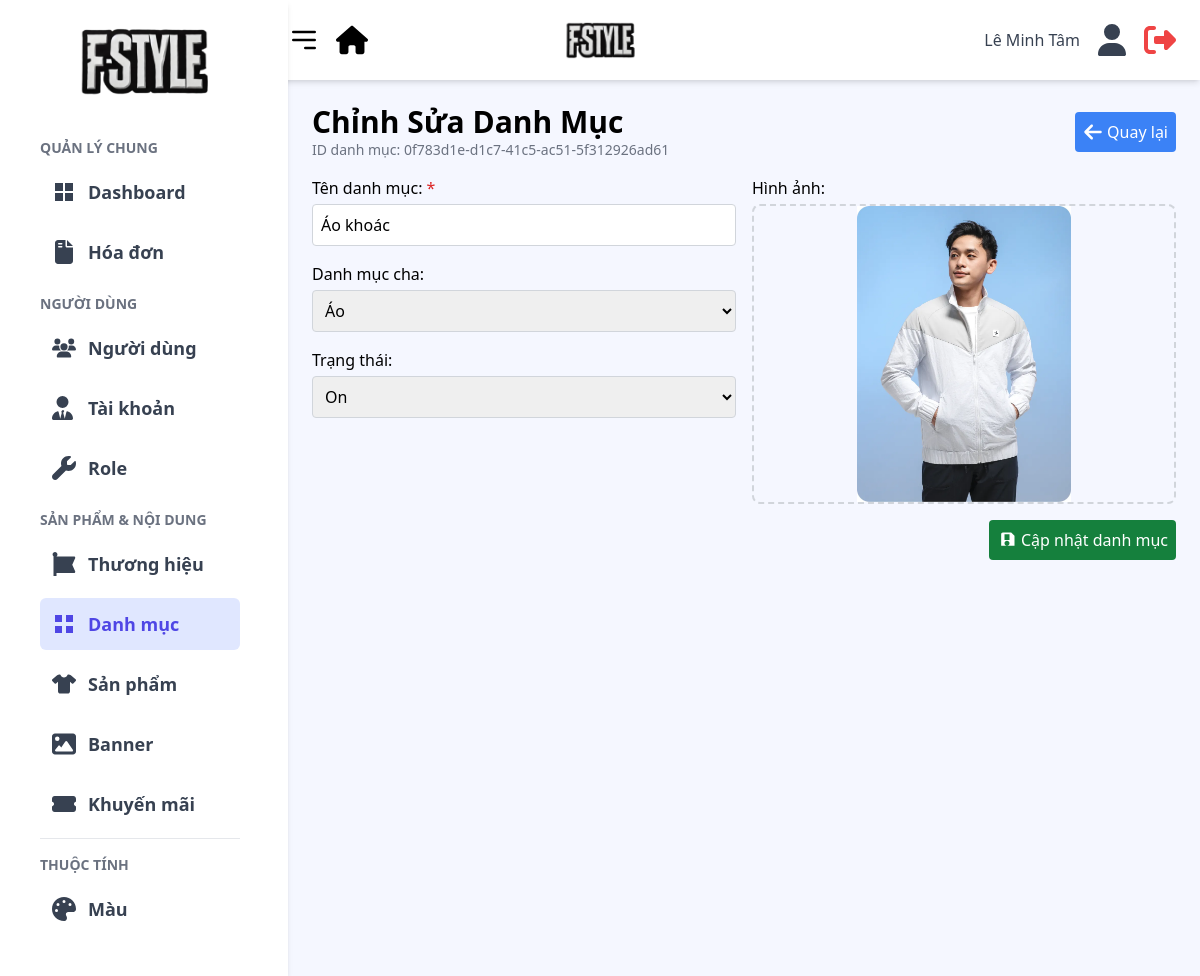
The page /admin/views/category/edit.php?id=0f783d1e-d1c7-41c5-ac51-5f312926ad61 (signed in) on the database its author committed.
### tables this page shows
CREATE TABLE `category` (
  `category_id` varchar(50) NOT NULL,
  `category_name` varchar(255) NOT NULL,
  `category_slug` varchar(255) NOT NULL,
  `parent_id` varchar(50) DEFAULT NULL,
  `status` tinyint(1) DEFAULT 1,
  `image_url` varchar(255) DEFAULT NULL
);

### admin/model/categoryModel.php (called while the page is built, shortened)
<?php
function getCategoryById($conn, $category_id) {
    $stmt = $conn->prepare("SELECT * FROM category WHERE category_id = ?");
    $stmt->bind_param("s", $category_id);
    $stmt->execute();
    return $stmt->get_result()->fetch_assoc();
}
function getAllCategories($conn) {
    $sql = "SELECT * FROM category WHERE status = 1 ORDER BY category_name ASC";
    $stmt = $conn->prepare($sql);
    $stmt->execute();
    $result = $stmt->get_result();
    $categories = [];
    while ($row = $result->fetch_assoc()) {
        $categories[] = $row;
    }
    return $categories;
}

### admin/views/category/edit.php (the view, shortened to what this page needs)
<?php
include("../../includes/header.php");
require_once('../../../includes/db.php');
$category_id = isset($_GET['id']) ? trim($_GET['id']) : null;
$category = getCategoryById($conn, $category_id);
$errors = processEditCategory($conn, $category_id);
$allCategories = getAllCategories($conn, $category_id);
?>
<main class="container mx-auto p-6">
    <div class="flex justify-between items-center mb-4">
        <div>
            <h1 class="text-3xl font-bold">Chỉnh Sửa Danh Mục</h1>
            <p class="text-sm text-gray-500">ID danh mục: <?= htmlspecialchars($category['category_id']) ?></p>
        </div>
        <a href="index.php" class="bg-blue-500 hover:bg-blue-600 text-white p-2 rounded flex items-center">
            <span class="hidden md:inline-block">Quay lại</span>
        </a>
    </div>
    <form method="POST" action="" enctype="multipart/form-data">
        <div class="flex flex-wrap -mx-2 mb-4">
            <div class="w-full md:w-1/2 px-2">
                <div class="mb-4">
                    <label for="category_name" class="block mb-1 font-medium">
                        Tên danh mục:
                        <span class="text-red-600">*</span>
                    </label>
                    <input type="text" name="category_name" id="category_name"
                        class="w-full p-2 border <?= !empty($errors['category_name']) ? 'border-red-500' : 'border-gray-300' ?> rounded"
                        value="<?= isset($_POST['category_name']) ? htmlspecialchars($_POST['category_name']) : htmlspecialchars($category['category_name']) ?>">
                </div>
                <div class="mb-4">
                    <label for="parent_id" class="block mb-1 font-medium">Danh mục cha:</label>
                    <select name="parent_id" id="parent_id" class="w-full p-2 border border-gray-300 rounded">
                        <?php foreach ($allCategories as $cat): ?>
                        <option value="<?= htmlspecialchars($cat['category_id']) ?>"
                            <?= ((isset($_POST['parent_id']) && $_POST['parent_id'] == $cat['category_id']) || (!isset($_POST['parent_id']) && $category['parent_id'] == $cat['category_id'])) ? 'selected' : '' ?>>
                            <?= htmlspecialchars($cat['category_name']) ?>
                        </option>
                        <?php endforeach; ?>
                    </select>
                </div>
                <div class="mb-4">
                    <label for="status" class="block mb-1 font-medium">Trạng thái:</label>
                    <select name="status" id="status"
                        class="w-full p-2 border <?= !empty($errors['status']) ? 'border-red-500' : 'border-gray-300' ?> rounded">
                        <option value="1"
                            <?= ((isset($_POST['status']) && $_POST['status'] == 1) || (!isset($_POST['status']) && $category['status'] == 1)) ? 'selected' : '' ?>>
                            On
                        </option>
                    </select>
                </div>
            </div>
            <div class="w-full md:w-1/2 px-2">
                <label for="image" class="block mb-1 font-medium">Hình ảnh:</label>
                <div id="uploadArea"
                    class="group relative border-2 border-dashed border-gray-300 rounded-lg text-center cursor-pointer hover:border-blue-400 flex items-center justify-center w-full max-w-md h-[300px] mx-auto overflow-hidden"
                    style="position: relative;">
                    <?php if (!empty($category['image_url'])): ?>
                    <img id="imagePreview" src="../../../<?= htmlspecialchars($category['image_url']) ?>"
                        alt="Ảnh danh mục" class="object-contain w-full h-full">
                    <?php endif; ?>
                </div>
            </div>
        </div>
        <div class="flex justify-end">
            <button type="submit" class="bg-green-700 hover:bg-green-800 text-white p-2 rounded flex items-center">
                <svg xmlns="http://www.w3.org/2000/svg" class="w-5 h-5 mr-1" fill="currentColor" viewBox="0 0 24 24">
                    <path d="M17 3H7c-1.1 0-2 .9-2 2v14h16V7l-4-4zM12 19c-1.66 0-3-1.34-3-3
                             s1.34-3 3-3 3 1.34 3 3-1.34 3-3 3zm3-7H9V5h6v7z" />
                </svg>
                Cập nhật danh mục
            </button>
        </div>
    </form>
</main>
<?php
include('../../includes/footer.php');
?>

### rows shown on the page
category: category_id "0f783d1e-d1c7-41c5-ac51-5f312926ad61", category_name "Áo khoác", parent_id "Áo", status "On", image_url (picture)

### other values the page prints
$adminName "Lê Minh Tâm"
